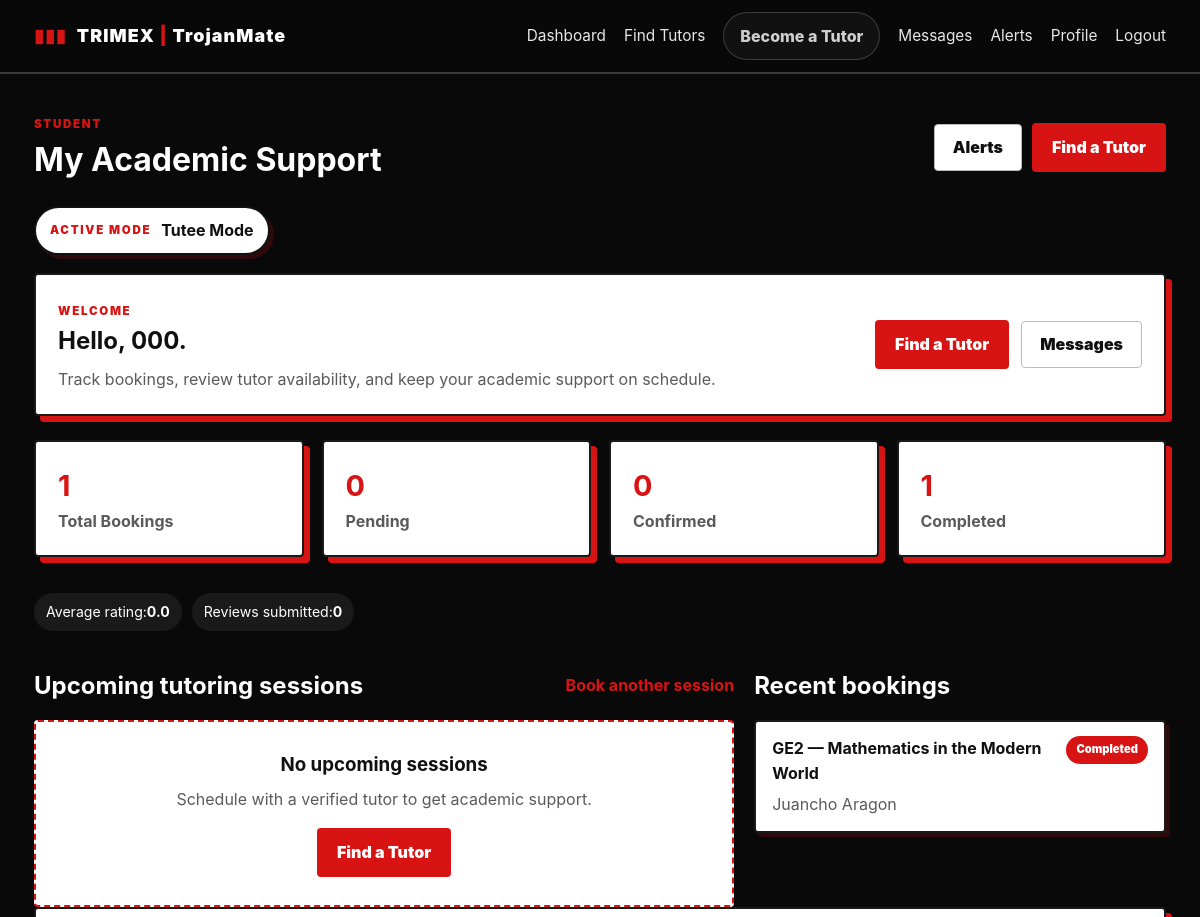
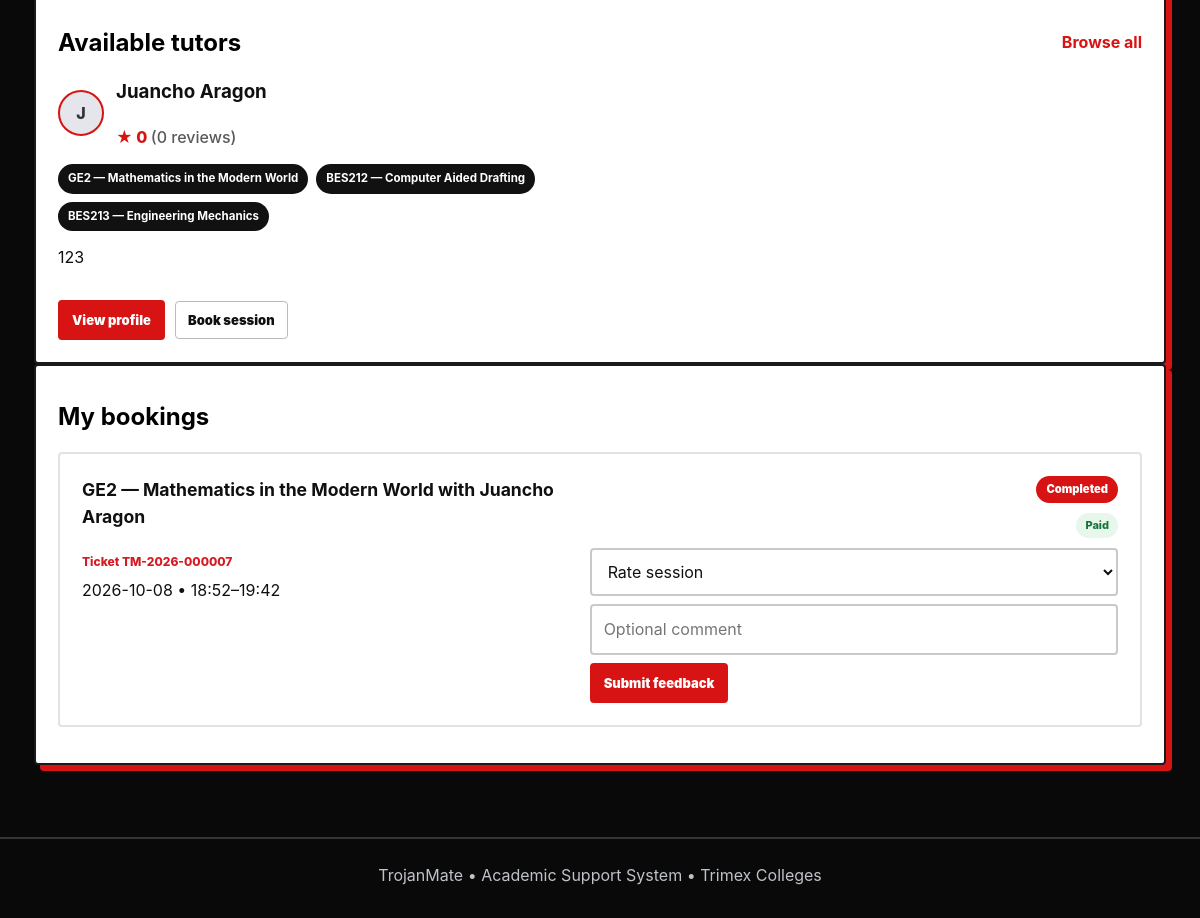
The app's page /dashboard (signed in), older data (2 pictures, top to bottom).
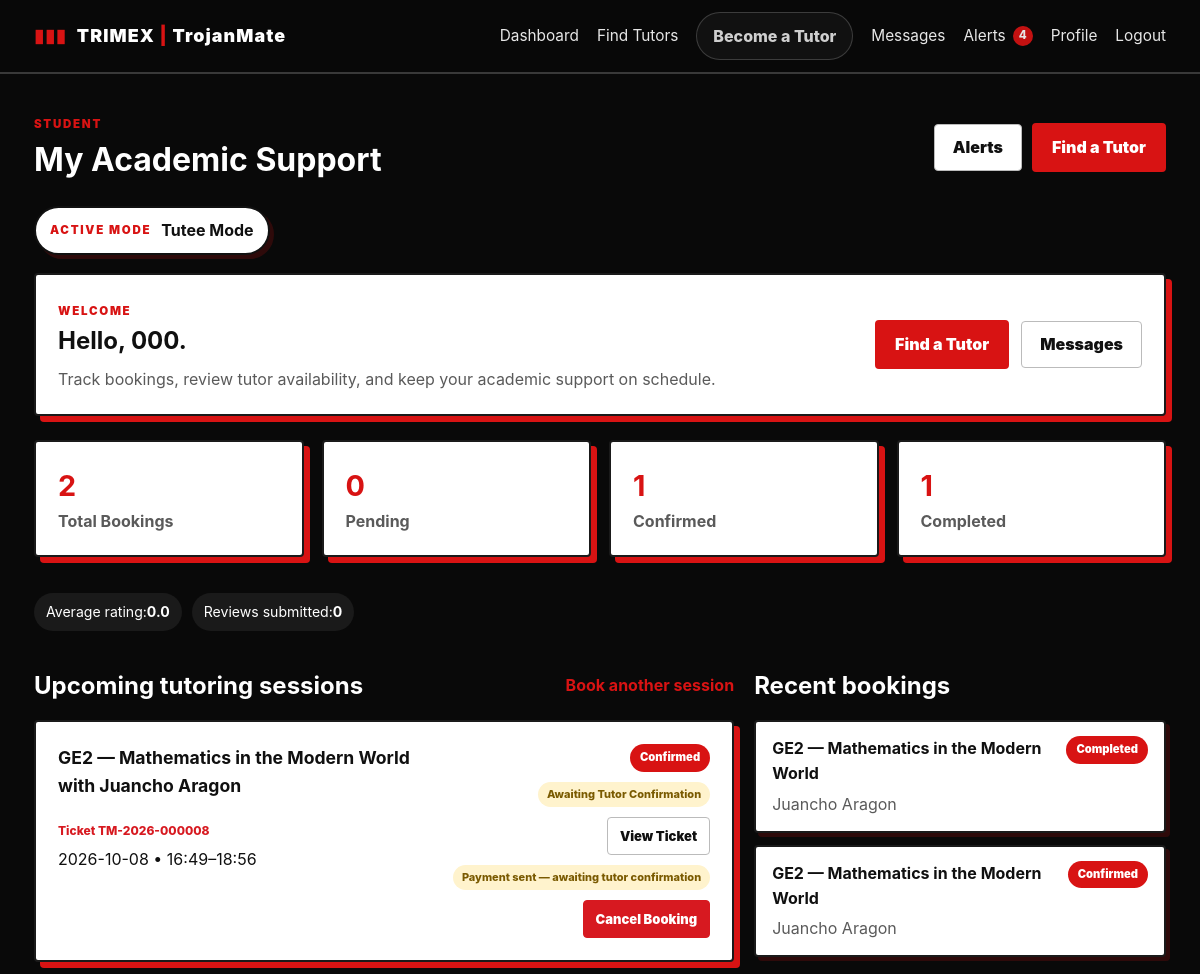
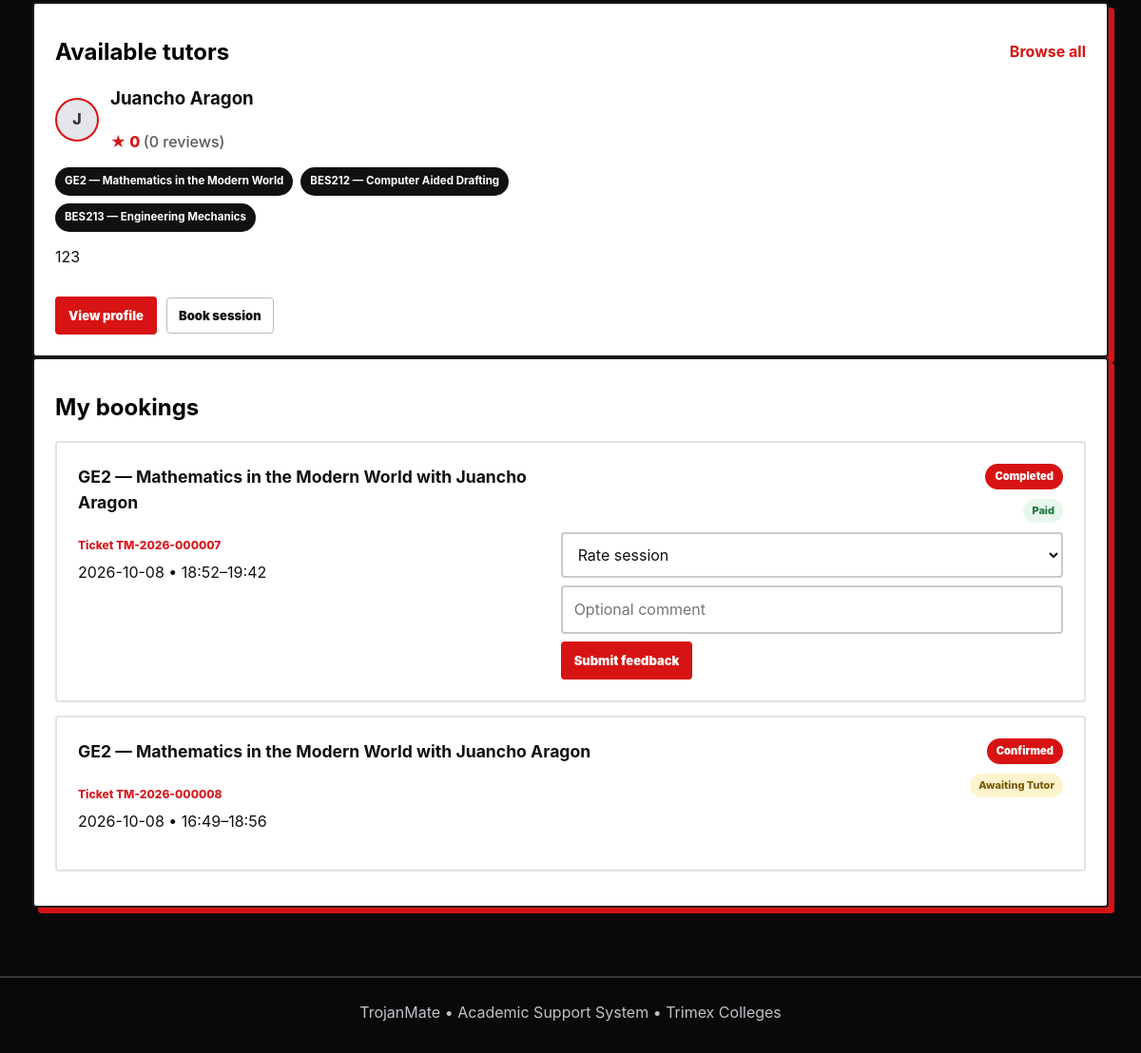
The same page, newer data (2 pictures, top to bottom).
### tables this page shows
CREATE TABLE users (
    id INTEGER PRIMARY KEY AUTOINCREMENT,
    name TEXT NOT NULL,
    email TEXT NOT NULL UNIQUE,
    password_hash TEXT NOT NULL,
    role TEXT NOT NULL CHECK(role IN ('student','tutor','admin')),
    created_at TEXT NOT NULL
, profile_picture TEXT DEFAULT '', tutor_enabled INTEGER NOT NULL DEFAULT 0, admin_owner INTEGER NOT NULL DEFAULT 0, university_role TEXT DEFAULT '', admin_approved INTEGER NOT NULL DEFAULT 1);

CREATE TABLE bookings (
    id INTEGER PRIMARY KEY AUTOINCREMENT,
    student_id INTEGER NOT NULL,
    tutor_id INTEGER NOT NULL,
    subject_id INTEGER NOT NULL,
    session_date TEXT NOT NULL,
    start_time TEXT NOT NULL,
    end_time TEXT NOT NULL,
    request_note TEXT DEFAULT '',
    status TEXT NOT NULL DEFAULT 'pending'
        CHECK(status IN ('pending','confirmed','completed','cancelled','rejected')),
    payment_status TEXT NOT NULL DEFAULT 'unpaid'
        CHECK(payment_status IN ('unpaid','pending','paid','not_applicable')),
    created_at TEXT NOT NULL, payment_receipt TEXT DEFAULT '', cancellation_reason TEXT DEFAULT '', ticket_code TEXT DEFAULT '', total_fee REAL NOT NULL DEFAULT 0, payment_qr_code TEXT DEFAULT '',
    FOREIGN KEY(student_id) REFERENCES users(id),
    FOREIGN KEY(tutor_id) REFERENCES tutor_profiles(id),
    FOREIGN KEY(subject_id) REFERENCES subjects(id)
);

CREATE TABLE subjects (
    id INTEGER PRIMARY KEY AUTOINCREMENT,
    name TEXT NOT NULL UNIQUE
, code TEXT DEFAULT "", program TEXT DEFAULT "", is_active INTEGER NOT NULL DEFAULT 1, sort_order INTEGER NOT NULL DEFAULT 0);

CREATE TABLE tutor_profiles (
    id INTEGER PRIMARY KEY AUTOINCREMENT,
    user_id INTEGER NOT NULL UNIQUE,
    bio TEXT DEFAULT '',
    qualifications TEXT DEFAULT '',
    experience TEXT DEFAULT '',
    verified INTEGER NOT NULL DEFAULT 0,
    hourly_rate REAL NOT NULL DEFAULT 0, bank_name TEXT DEFAULT '', bank_account_name TEXT DEFAULT '', bank_account_number TEXT DEFAULT '', bank_qr_code TEXT DEFAULT '',
    FOREIGN KEY(user_id) REFERENCES users(id) ON DELETE CASCADE
);

### app.py (the view, shortened to what this page needs)
@app.route("/dashboard")
@login_required
def dashboard():
    db = get_db()
    active_mode = get_active_mode()
    bookings = db.execute("""
        SELECT b.*, u.name AS tutor_name, s.name AS subject_name
        FROM bookings b
        JOIN tutor_profiles tp ON tp.id=b.tutor_id
        JOIN users u ON u.id=tp.user_id
        JOIN subjects s ON s.id=b.subject_id
        WHERE b.student_id=?
        ORDER BY b.session_date DESC, b.start_time DESC
    """, (g.user["id"],)).fetchall()
    upcoming = [b for b in bookings if b["status"] in ("pending", "confirmed")]
    recent = bookings[:4]
    tutors = db.execute("""
        SELECT tp.id, tp.hourly_rate, tp.bio, tp.verified,
               u.name, u.profile_picture,
               COALESCE(ROUND(AVG(f.rating),1),0) AS rating,
               COUNT(f.id) AS rating_count,
               GROUP_CONCAT(s.name, ', ') AS subject_names
        FROM tutor_profiles tp
        JOIN users u ON u.id=tp.user_id
        LEFT JOIN feedback f ON f.tutor_id=tp.id
        LEFT JOIN tutor_subjects ts ON ts.tutor_id=tp.id
        LEFT JOIN subjects s ON s.id=ts.subject_id AND s.is_active=1
        WHERE tp.verified=1 AND tp.id IN (
            SELECT tutor_id FROM tutor_subjects GROUP BY tutor_id
        )
        GROUP BY tp.id
        ORDER BY rating DESC, u.name
        LIMIT 4
    """).fetchall()
    ratings = db.execute("""
        SELECT ROUND(AVG(rating),1) AS avg_rating, COUNT(*) AS review_count
        FROM feedback f
        JOIN bookings b ON b.id = f.booking_id
        WHERE b.student_id=?
    """, (g.user["id"],)).fetchone()
    avg_rating = float(ratings["avg_rating"] or 0)
    review_count = ratings["review_count"] or 0
    return render_template(
        "student_dashboard.html",
        bookings=bookings,
        upcoming=upcoming,
        recent=recent,
        tutors=tutors,
        avg_rating=avg_rating,
        review_count=review_count,
    )

### templates/student_dashboard.html (shortened to what this page needs)
{% extends "base.html" %}
{% block content %}
<div class="pagehead">
  <div>
    <span class="eyebrow">STUDENT</span>
    <h1>My Academic Support</h1>
  </div>
  <div class="header-actions">
    <a class="btn secondary" href="{{ url_for('notifications') }}">Alerts</a>
    <a class="btn" href="{{ url_for('tutors') }}">Find a Tutor</a>
  </div>
</div>
<div class="mode-banner">
  <span class="eyebrow">ACTIVE MODE</span>
  <strong>Tutee Mode</strong>
</div>
<section class="welcome-panel card">
  <div>
    <span class="eyebrow">WELCOME</span>
    <h2>Hello, {{ current_user['name'] }}.</h2>
    <p>Track bookings, review tutor availability, and keep your academic support on schedule.</p>
  </div>
  <div class="welcome-actions">
    <a href="{{ url_for('tutors') }}" class="btn">Find a Tutor</a>
    <a href="{{ url_for('messages') }}" class="btn secondary">Messages</a>
  </div>
</section>
<div class="grid stats">
  <div class="card stat-card">
    <b>{{ bookings|length }}</b>
    <span>Total Bookings</span>
  </div>
  <div class="card stat-card">
    <b>{{ bookings|selectattr('status','equalto','pending')|list|length }}</b>
    <span>Pending</span>
  </div>
  <div class="card stat-card">
    <b>{{ bookings|selectattr('status','equalto','confirmed')|list|length }}</b>
    <span>Confirmed</span>
  </div>
  <div class="card stat-card">
    <b>{{ bookings|selectattr('status','equalto','completed')|list|length }}</b>
    <span>Completed</span>
  </div>
</div>
<div class="info-bar">
  <div class="chip">Average rating: <strong>{{ '%.1f'|format(avg_rating) }}</strong></div>
  <div class="chip">Reviews submitted: <strong>{{ review_count }}</strong></div>
</div>
<div class="two-col-layout">
  <section>
    <div class="section-header">
      <h2>Upcoming tutoring sessions</h2>
      <a href="{{ url_for('tutors') }}" class="text-link">Book another session</a>
    </div>
    {% if upcoming %}
      {% for b in upcoming %}
        <article class="card booking-card">
          <div>
            <h3>{{ b['subject_name'] }} with {{ b['tutor_name'] }}</h3>
          <a class="ticket-link" href="{{ url_for('booking_ticket', booking_id=b['id']) }}">Ticket {{ b['ticket_code'] }}</a>
            <p>{{ b['session_date'] }} • {{ b['start_time'] }}–{{ b['end_time'] }}</p>
          </div>
          <div class="booking-meta">
            <span class="badge {{ b['status'] }}">{{ b['status'] }}</span>
            <span class="payment-badge {% if b['payment_status'] == 'paid' %}paid{% elif b['payment_status'] == 'pending' %}pending{% else %}unpaid{% endif %}">{{ 'Payment Confirmed' if b['payment_status'] == 'paid' else ('Awaiting Tutor Confirmation' if b['payment_status'] == 'pending' else ('Unpaid' if b['payment_status'] == 'unpaid' else 'No Payment Required')) }}</span>
            <a class="btn small secondary" href="{{ url_for('booking_ticket', booking_id=b['id']) }}">View Ticket</a>
            {% if b['status'] == 'confirmed' and b['payment_status'] == 'unpaid' and b['total_fee'] > 0 %}
              <form method="post" enctype="multipart/form-data" action="{{ url_for('payment_mark_paid', booking_id=b['id']) }}" class="payment-send-form" onsubmit="return confirm('Confirm that you have sent the payment for this session?');">
                <label class="file-label">Receipt (optional)
                  <input type="file" name="payment_receipt" accept="image/png,image/jpeg,image/webp">
                </label>
                <button class="btn small" type="submit">Payment Sent</button>
              </form>
            {% elif b['status'] == 'confirmed' and b['payment_status'] == 'pending' %}
              <span class="payment-badge pending">Payment sent — awaiting tutor confirmation</span>
            {% endif %}
            {% if b['status'] in ['pending','confirmed'] %}
              <button class="btn small danger" type="button" onclick="document.getElementById('student-cancel-{{ b['id'] }}').hidden=false">Cancel Booking</button>
            {% endif %}
          </div>
        </article>
      {% endfor %}
    {% else %}
      <div class="empty-state">
        <h3>No upcoming sessions</h3>
        <p>Schedule with a verified tutor to get academic support.</p>
        <a class="btn" href="{{ url_for('tutors') }}">Find a Tutor</a>
      </div>
    {% endif %}
  </section>
  <aside>
    <div class="section-header">
      <h2>Recent bookings</h2>
    </div>
    {% if recent %}
      <div class="stack-list">
        {% for b in recent %}
          <div class="mini-card">
            <div>
              <strong>{{ b['subject_name'] }}</strong>
              <p>{{ b['tutor_name'] }}</p>
            </div>
            <span class="badge {{ b['status'] }}">{{ b['status'] }}</span>
          </div>
        {% endfor %}
      </div>
    {% else %}
      <div class="empty-state compact">
        <p>No booking history yet.</p>
      </div>
    {% endif %}
  </aside>
</div>
<section class="card section-block">
  <div class="section-header">
    <h2 style="color: black;">Available tutors</h2>
    <a href="{{ url_for('tutors') }}" class="text-link">Browse all</a>
  </div>
  {% if tutors %}
    <div class="tutor-grid compact-grid">
      {% for tutor in tutors %}
        <article class="tutor-card">
          <div class="tutor-card-head">
            <div class="avatar small">{{ tutor['name'][0]|upper }}</div>
            <div>
              <h3>{{ tutor['name'] }}</h3>
              <div class="rating-line">★ {{ tutor['rating'] }} <span>({{ tutor['rating_count'] }} reviews)</span></div>
            </div>
          </div>
          <div class="tag-list">
            {% if tutor['subject_names'] %}
              {% for subject in tutor['subject_names'].split(',')[:3] %}
                <span class="tag">{{ subject.strip() }}</span>
              {% endfor %}
            {% else %}
              <span class="tag">Academic support</span>
            {% endif %}
          </div>
          <p class="muted">{{ tutor['bio'][:100] if tutor['bio'] else 'Qualified and ready to support students.' }}{% if tutor['bio'] and tutor['bio']|length > 100 %}...{% endif %}</p>
          <div class="card-actions tight">
            <a class="btn small" href="{{ url_for('tutor_detail', tutor_id=tutor['id']) }}">View profile</a>
            <a class="btn small secondary" href="{{ url_for('book', tutor_id=tutor['id']) }}">Book session</a>
          </div>
        </article>
      {% endfor %}
    </div>
  {% else %}
    <div class="empty-state compact">
      <p>No tutors are available right now.</p>
    </div>
  {% endif %}
</section>
<section class="card section-block">
  <div class="section-header">
    <h2 style="color: black;">My bookings</h2>
  </div>
  {% if bookings %}
    {% for b in bookings %}
      <div class="card booking-card nested">
        <div>
          <h3>{{ b['subject_name'] }} with {{ b['tutor_name'] }}</h3>
          <a class="ticket-link" href="{{ url_for('booking_ticket', booking_id=b['id']) }}">Ticket {{ b['ticket_code'] }}</a>
          <p>{{ b['session_date'] }} • {{ b['start_time'] }}–{{ b['end_time'] }}</p>
        </div>
        <div class="booking-meta">
          <span class="badge {{ b['status'] }}">{{ b['status'] }}</span>
          {% if b['payment_status'] == 'paid' %}<span class="payment-badge paid">Paid</span>
          {% elif b['payment_status'] == 'pending' %}<span class="payment-badge pending">Awaiting Tutor</span>
          {% endif %}
          {% if b['status'] == 'completed' %}
            <form method="post" action="{{ url_for('feedback_submit', booking_id=b['id']) }}" class="feedback-form">
              <select name="rating" required>
                <option value="">Rate session</option>
              </select>
              <input type="text" name="comment" placeholder="Optional comment">
              <button class="btn small" type="submit">Submit feedback</button>
            </form>
          {% endif %}
        </div>
      </div>
    {% endfor %}
  {% else %}
    <div class="empty-state compact">
      <p>No bookings yet. Start by finding a tutor.</p>
    </div>
  {% endif %}
</section>
{% endblock %}

### templates/base.html (shortened to what this page needs)
<!doctype html>
<html lang="en">
<head>
  <link rel="stylesheet" href="{{ url_for('static', filename='style.css') }}">
</head>
<body>
<nav class="nav">
  <div class="nav-inner">
    <a class="brand" href="{{ url_for('index') }}">
      <span class="brand-mark">▮▮▮</span>
      <span>TRIMEX <span class="brand-accent">|</span> TrojanMate</span>
    </a>
    <div class="navlinks">
      {% if current_user %}
        {% set mode = active_mode() %}
        {% if current_user['role'] == 'admin' %}
          <a href="{{ url_for('admin') }}">Admin</a>
        {% else %}
          <a href="{{ url_for('dashboard') }}">{{ 'Tutor Dashboard' if mode == 'tutor' and user_can_use_tutor_mode(current_user) else 'Dashboard' }}</a>
          {% if current_user['role'] in ['student','tutor'] %}
            {% if mode == 'tutor' and user_can_use_tutor_mode(current_user) %}
              <a href="{{ url_for('tutor_requests') }}">Find Tutees</a>
              <a href="{{ url_for('tutor_profile') }}">My Tutor Profile</a>
            {% else %}
              <a href="{{ url_for('tutors') }}">Find Tutors</a>
            {% endif %}
          {% endif %}
          {% if user_can_use_tutor_mode(current_user) %}
            <form method="post" action="{{ url_for('set_active_mode') }}" class="mode-switcher">
              <button type="submit" name="mode" value="tutee" class="mode-btn {% if mode == 'tutee' %}active{% endif %}">Tutee Mode</button>
              <button type="submit" name="mode" value="tutor" class="mode-btn {% if mode == 'tutor' %}active{% endif %}">Tutor Mode</button>
            </form>
          {% elif user_is_tutor(current_user) %}
            <form method="post" action="{{ url_for('toggle_tutor_mode') }}" class="mode-switcher">
              <button type="submit" class="mode-btn">Complete Tutor Profile</button>
            </form>
          {% else %}
            <form method="post" action="{{ url_for('toggle_tutor_mode') }}" class="mode-switcher">
              <button type="submit" class="mode-btn">Become a Tutor</button>
            </form>
          {% endif %}
        {% endif %}
        <a href="{{ url_for('messages') }}">Messages</a>
        <a href="{{ url_for('notifications') }}" class="nav-pill">
          Alerts
          {% if unread_notifications %}
            <span class="notification-pill">{{ unread_notifications }}</span>
          {% endif %}
        </a>
        {% if current_user['role'] != 'admin' %}
          <a href="{{ url_for('tutor_profile') if mode == 'tutor' and user_can_use_tutor_mode(current_user) else url_for('user_profile', user_id=current_user['id']) }}">Profile</a>
        {% endif %}
        <a href="{{ url_for('logout') }}">Logout</a>
      {% else %}
        <a href="{{ url_for('login') }}">Login</a>
        <a class="btn small" href="{{ url_for('register') }}">Register</a>
      {% endif %}
    </div>
  </div>
</nav>
<main class="container">
  {% block content %}{% endblock %}
</main>
<footer class="site-footer">TrojanMate • Academic Support System • Trimex Colleges</footer>
</body>
</html>

Row changes from the older to the newer data that the page shows:
added bookings: subject_name "GE2 — Mathematics in the Modern World", tutor_name "Juancho Aragon", ticket_code "TM-2026-000008", session_date "2026-10-08", start_time "16:49", end_time "18:56", status "Confirmed", payment_status "Awaiting Tutor Confirmation", shows "Payment sent — awaiting tutor confirmation"
Text that changed along with them:
{{ unread_notifications }}: (not shown) → "4"
{{ bookings|length }}: "1" → "2"
{{ bookings|selectattr('status','equalto','confirmed')|list|length }}: "0" → "1"
text no longer shown: "No upcoming sessions Schedule with a verified tutor to get academic support. Find a Tutor"
